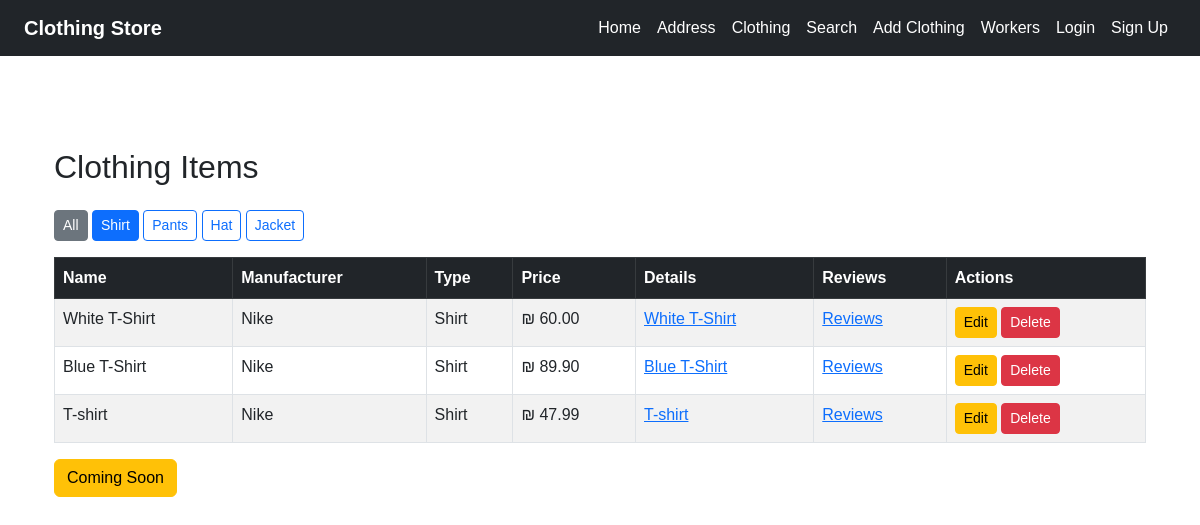
/clothing/?type=1, run on the app's committed database.
### clothing/models.py (models this page shows, shortened)
class TypeModel(models.Model):
    name = models.CharField(max_length=100)

class ClothingModel(models.Model):
    name = models.CharField(max_length=100)
    manufacturer = models.CharField(max_length=100)
    price = models.DecimalField(max_digits=8, decimal_places=2, validators=[MinValueValidator(0), MaxValueValidator(1000)])
    type = models.ForeignKey(TypeModel, on_delete=models.CASCADE,related_name='clothing_items')

### clothing/views.py (the view)
# urls.py: path('', views.ClothingListView.as_view(), name='product_list'),
class ClothingListView(ListView):
    model = ClothingModel
    template_name = 'clothing/product_list.html'
    context_object_name='clothes'
    def get_queryset(self):
        queryset = super().get_queryset()
        type_id = self.request.GET.get('type')
        if type_id:
            queryset = queryset.filter(type_id=type_id)
        return queryset
    def get_context_data(self, **kwargs):
        context = super().get_context_data(**kwargs)
        context['types'] = TypeModel.objects.all()
        context['selected_type'] = int(self.request.GET.get('type')) if self.request.GET.get('type') else None
        return context

### clothing/templates/clothing/product_list.html (shortened to what this page needs)
{% extends 'layout.html' %}
{% block content %}
<div class="container mt-5">
    <h2 class="mb-4">Clothing Items</h2>
    <div class="mb-3">
        <a href="{% url 'product_list' %}" class="btn btn-secondary btn-sm {% if not selected_type %}active{% endif %}">All</a>
        {% for type in types %}
            <a href="?type={{ type.id }}" class="btn btn-outline-primary btn-sm {% if selected_type == type.id %}active{% endif %}">
                {{ type.name }}
            </a>
        {% endfor %}
    </div>
    <table class="table table-bordered table-striped">
        <thead class="table-dark">
            <tr>
                <th>Name</th>
                <th>Manufacturer</th>
                <th>Type</th>
                <th>Price</th>
                <th>Details</th>
                <th>Reviews</th>
                <th>Actions</th>
            </tr>
        </thead>
        <tbody>
            {% for item in clothes %}
            <tr>
                <td>{{ item.name }}</td>
                <td>{{ item.manufacturer }}</td>
                <td>{{ item.type.name }}</td>
                <td>₪ {{ item.price }}</td>
                <td>
                    <a href="{% url 'clothing_detail' item.pk %}">
                        {{ item.name }}
                    </a>
                </td>
                <td>
                    <a href="{% url 'clothing_reviews' item.pk %}">
                        Reviews
                    </a>
                </td>
                <td>
                    <a href="{% url 'update_clothing' item.pk %}" class="btn btn-sm btn-warning">Edit</a>
                    <a href="{% url 'delete_clothing' item.pk %}" class="btn btn-sm btn-danger">Delete</a>
                </td>
            </tr>
            {% empty %}
            <tr>
                <td colspan="8" class="text-center">No items found.</td>
            </tr>
            {% endfor %}
        </tbody>
    </table>
<a href="{% url 'coming_soon' %}" class="btn btn-warning">Coming Soon</a>
</div>
{% endblock %}

### clothing_website/static/css/style.css (style rules this page uses)
* { margin: 0; padding: 0; box-sizing: border-box; }
body { font-family: Arial, sans-serif; }

### data on the page
TypeModel: name "Shirt"
TypeModel: name "Pants"
TypeModel: name "Hat"
TypeModel: name "Jacket"
ClothingModel: name "White T-Shirt", manufacturer "Nike", type.name "Shirt", price "60.00"
ClothingModel: name "Blue T-Shirt", manufacturer "Nike", type.name "Shirt", price "89.90"
ClothingModel: name "T-shirt", manufacturer "Nike", type.name "Shirt", price "47.99"
